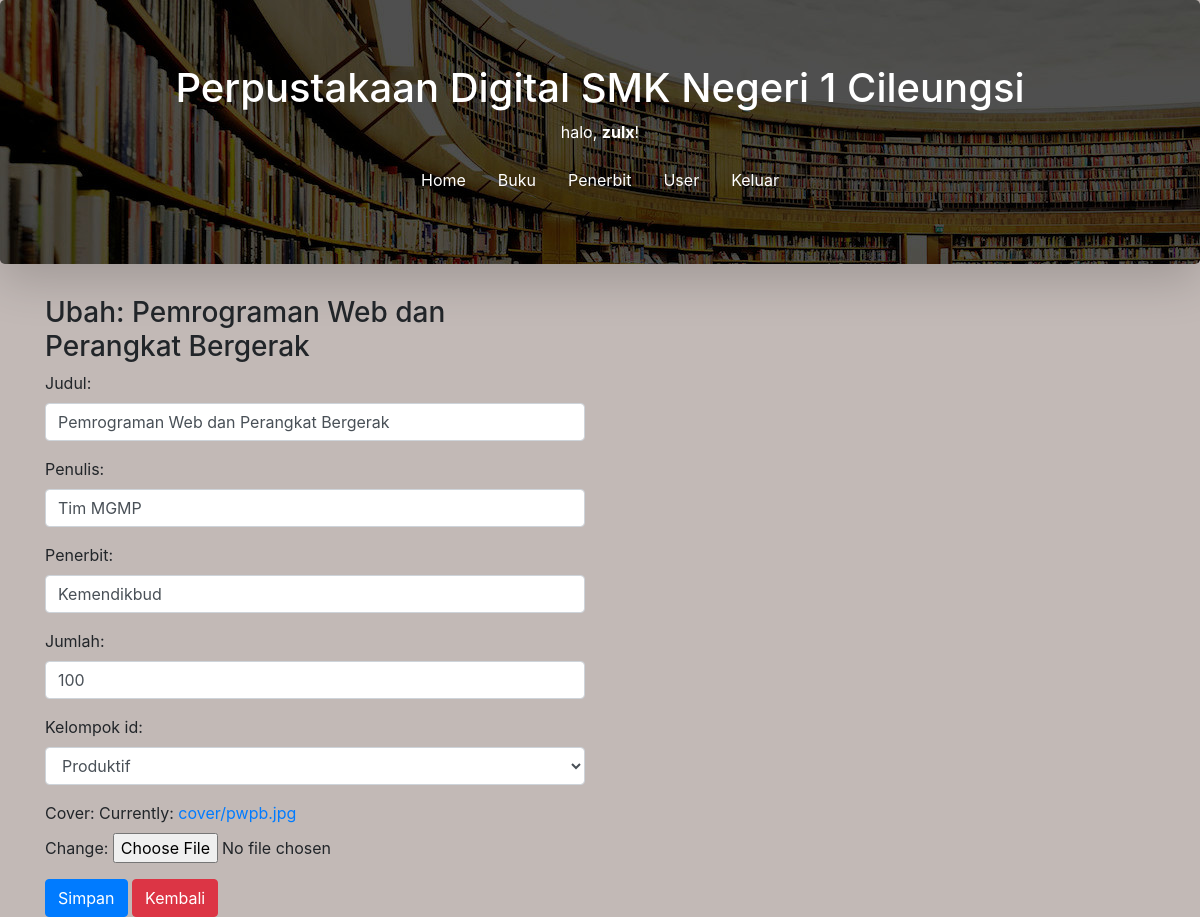
Screenshot of /buku/ubah/24 (signed in) with the database file from the repository.
### perpustakaan/models.py (models this page shows, shortened)
class Buku(models.Model):
  judul = models.CharField(max_length=50)
  penulis = models.CharField(max_length=40)
  penerbit = models.CharField(max_length=40)
  jumlah = models.IntegerField(null=True)
  kelompok_id = models.ForeignKey(Kelompok, on_delete=models.CASCADE, null=True)
  cover = models.ImageField(upload_to='cover/', null=True)
  tanggal = models.DateTimeField(auto_now_add=True, null=True)

### perpustakaan/views.py (the view)
# urls.py: path('buku/ubah/<int:id_buku>', ubah_buku, name='ubah_buku'),
@login_required(login_url=settings.LOGIN_URL)
def ubah_buku(request, id_buku):
    buku = Buku.objects.get(id=id_buku)
    template = 'ubah-buku.html'
    if request.POST:
        form = FormBuku(request.POST, request.FILES, instance=buku)
        if form.is_valid():
            form.save()
            messages.success(request, "Data Berhasil diperbaharui!")
            return redirect('ubah_buku', id_buku=id_buku)
    else:
        form = FormBuku(instance=buku)
        konteks = {
            'form':form,
            'buku':buku,
        }
    return render(request, template, konteks)

### perpustakaan/forms.py
class FormBuku(ModelForm):
  class Meta:
    model = Buku
    fields = '__all__'
    widgets = {
      'judul' : forms.TextInput({'class':'form-control'}),
      'penulis' : forms.TextInput({'class':'form-control'}),
      'penerbit' : forms.TextInput({'class':'form-control'}),
      'jumlah' : forms.NumberInput({'class':'form-control'}),
      'kelompok_id' : forms.Select({'class':'form-control'}),
    }

### perpustakaan/models.py (called while the page is built)
  def __str__(self):
    return self.nama

### perpustakaan/templates/ubah-buku.html (shortened to what this page needs)
{% extends 'base.html' %}
{% block content %}
<div class="container">
  <div class="row">
    <div class="col-md-6">
      <h3>Ubah: {{ buku.judul }}</h3>
      <form action="{% url 'ubah_buku' buku.id %}" method="post" enctype="multipart/form-data">
        {{ form.as_p }}
        <button class="btn btn-primary">Simpan</button>
        <a href="{% url 'buku' %}" class="btn btn-danger">Kembali</a>
      </form>
    </div>
  </div>
</div>
{% endblock %}

### templates/judul.html
<div class="jumbotron text-center text-white shadow-lg">
  <h1>Perpustakaan Digital SMK Negeri 1 Cileungsi</h1>
  {% if user.is_authenticated %}
    <p>halo, <strong>{{ user }}</strong>!</p>
    <nav class="nav justify-content-center">
      <a href="{% url 'home' %}" class="nav-link text-white">Home</a>
      <a href="{% url 'buku' %}" class="nav-link text-white">Buku</a>
      <a href="{% url 'penerbit' %}" class="nav-link text-white">Penerbit</a>
      <a href="{% url 'users' %}" class="nav-link text-white">User</a>
      <a href="{% url 'keluar' %}" class="nav-link text-white">Keluar</a>
    </nav>
  {% endif %}
</div>

### static/css/style.css (style rules this page uses)
body { background-color: #c2b9b6; }
.jumbotron { background: url('../images/perpus.jpg') no-repeat top center fixed; }

### rows the page displays
Buku: judul "Pemrograman Web dan Perangkat Bergerak", penulis "Tim MGMP", penerbit "Kemendikbud", jumlah "100", kelompok_id "Produktif"

### other values shown
{{ user }} "zulx"
